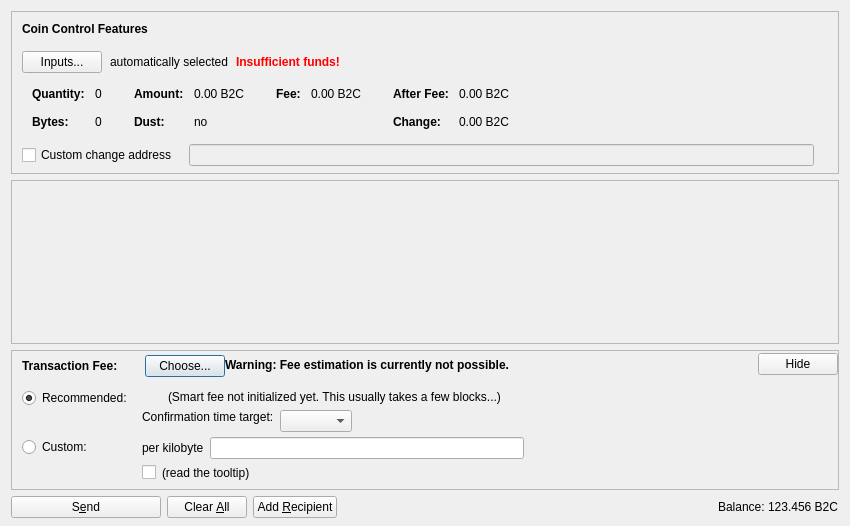
<?xml version="1.0" encoding="UTF-8"?>
<ui version="4.0">
 <class>SendCoinsDialog</class>
 <widget class="QDialog" name="SendCoinsDialog">
  <property name="geometry">
   <rect>
    <x>0</x>
    <y>0</y>
    <width>850</width>
    <height>526</height>
   </rect>
  </property>
  <property name="windowTitle">
   <string>Send Coins</string>
  </property>
  <layout class="QVBoxLayout" name="verticalLayout" stretch="0,1,0,0">
   <property name="bottomMargin">
    <number>8</number>
   </property>
   <item>
    <widget class="QFrame" name="frameCoinControl">
     <property name="sizePolicy">
      <sizepolicy hsizetype="Expanding" vsizetype="Expanding">
       <horstretch>0</horstretch>
       <verstretch>0</verstretch>
      </sizepolicy>
     </property>
     <property name="maximumSize">
      <size>
       <width>16777215</width>
       <height>16777215</height>
      </size>
     </property>
     <property name="frameShape">
      <enum>QFrame::StyledPanel</enum>
     </property>
     <property name="frameShadow">
      <enum>QFrame::Sunken</enum>
     </property>
     <layout class="QVBoxLayout" name="verticalLayoutCoinControl2">
      <property name="spacing">
       <number>0</number>
      </property>
      <property name="leftMargin">
       <number>0</number>
      </property>
      <property name="topMargin">
       <number>0</number>
      </property>
      <property name="rightMargin">
       <number>0</number>
      </property>
      <property name="bottomMargin">
       <number>6</number>
      </property>
      <item>
       <layout class="QVBoxLayout" name="verticalLayoutCoinControl" stretch="0,0,0,0,1">
        <property name="spacing">
         <number>0</number>
        </property>
        <property name="leftMargin">
         <number>10</number>
        </property>
        <property name="topMargin">
         <number>10</number>
        </property>
        <item>
         <layout class="QHBoxLayout" name="horizontalLayoutCoinControl1">
          <property name="bottomMargin">
           <number>15</number>
          </property>
          <item>
           <widget class="QLabel" name="labelCoinControlFeatures">
            <property name="sizePolicy">
             <sizepolicy hsizetype="Preferred" vsizetype="Maximum">
              <horstretch>0</horstretch>
              <verstretch>0</verstretch>
             </sizepolicy>
            </property>
            <property name="font">
             <font>
              <weight>75</weight>
              <bold>true</bold>
             </font>
            </property>
            <property name="styleSheet">
             <string notr="true">font-weight:bold;</string>
            </property>
            <property name="text">
             <string>Coin Control Features</string>
            </property>
           </widget>
          </item>
         </layout>
        </item>
        <item>
         <layout class="QHBoxLayout" name="horizontalLayoutCoinControl2" stretch="0,0,0,0">
          <property name="spacing">
           <number>8</number>
          </property>
          <property name="bottomMargin">
           <number>10</number>
          </property>
          <item>
           <widget class="QPushButton" name="pushButtonCoinControl">
            <property name="styleSheet">
             <string notr="true"/>
            </property>
            <property name="text">
             <string>Inputs...</string>
            </property>
            <property name="autoDefault">
             <bool>false</bool>
            </property>
           </widget>
          </item>
          <item>
           <widget class="QLabel" name="labelCoinControlAutomaticallySelected">
            <property name="text">
             <string>automatically selected</string>
            </property>
            <property name="margin">
             <number>5</number>
            </property>
           </widget>
          </item>
          <item>
           <widget class="QLabel" name="labelCoinControlInsuffFunds">
            <property name="font">
             <font>
              <weight>75</weight>
              <bold>true</bold>
             </font>
            </property>
            <property name="styleSheet">
             <string notr="true">color:red;font-weight:bold;</string>
            </property>
            <property name="text">
             <string>Insufficient funds!</string>
            </property>
            <property name="margin">
             <number>5</number>
            </property>
           </widget>
          </item>
          <item>
           <spacer name="horizontalSpacerCoinControl">
            <property name="orientation">
             <enum>Qt::Horizontal</enum>
            </property>
            <property name="sizeHint" stdset="0">
             <size>
              <width>40</width>
              <height>1</height>
             </size>
            </property>
           </spacer>
          </item>
         </layout>
        </item>
        <item>
         <widget class="QWidget" name="widgetCoinControl" native="true">
          <property name="sizePolicy">
           <sizepolicy hsizetype="Preferred" vsizetype="Preferred">
            <horstretch>0</horstretch>
            <verstretch>0</verstretch>
           </sizepolicy>
          </property>
          <property name="minimumSize">
           <size>
            <width>0</width>
            <height>0</height>
           </size>
          </property>
          <property name="styleSheet">
           <string notr="true"/>
          </property>
          <layout class="QHBoxLayout" name="horizontalLayoutCoinControl5">
           <property name="leftMargin">
            <number>0</number>
           </property>
           <property name="topMargin">
            <number>0</number>
           </property>
           <property name="rightMargin">
            <number>0</number>
           </property>
           <property name="bottomMargin">
            <number>0</number>
           </property>
           <item>
            <layout class="QHBoxLayout" name="horizontalLayoutCoinControl3" stretch="0,0,0,1">
             <property name="spacing">
              <number>20</number>
             </property>
             <property name="topMargin">
              <number>0</number>
             </property>
             <property name="bottomMargin">
              <number>10</number>
             </property>
             <item>
              <layout class="QFormLayout" name="formLayoutCoinControl1">
               <property name="horizontalSpacing">
                <number>10</number>
               </property>
               <property name="verticalSpacing">
                <number>14</number>
               </property>
               <property name="leftMargin">
                <number>10</number>
               </property>
               <property name="topMargin">
                <number>4</number>
               </property>
               <property name="rightMargin">
                <number>6</number>
               </property>
               <item row="0" column="0">
                <widget class="QLabel" name="labelCoinControlQuantityText">
                 <property name="font">
                  <font>
                   <weight>75</weight>
                   <bold>true</bold>
                  </font>
                 </property>
                 <property name="text">
                  <string>Quantity:</string>
                 </property>
                 <property name="margin">
                  <number>0</number>
                 </property>
                </widget>
               </item>
               <item row="0" column="1">
                <widget class="QLabel" name="labelCoinControlQuantity">
                 <property name="cursor">
                  <cursorShape>IBeamCursor</cursorShape>
                 </property>
                 <property name="contextMenuPolicy">
                  <enum>Qt::ActionsContextMenu</enum>
                 </property>
                 <property name="text">
                  <string notr="true">0</string>
                 </property>
                 <property name="margin">
                  <number>0</number>
                 </property>
                 <property name="textInteractionFlags">
                  <set>Qt::LinksAccessibleByMouse|Qt::TextSelectableByKeyboard|Qt::TextSelectableByMouse</set>
                 </property>
                </widget>
               </item>
               <item row="1" column="0">
                <widget class="QLabel" name="labelCoinControlBytesText">
                 <property name="font">
                  <font>
                   <weight>75</weight>
                   <bold>true</bold>
                  </font>
                 </property>
                 <property name="text">
                  <string>Bytes:</string>
                 </property>
                </widget>
               </item>
               <item row="1" column="1">
                <widget class="QLabel" name="labelCoinControlBytes">
                 <property name="cursor">
                  <cursorShape>IBeamCursor</cursorShape>
                 </property>
                 <property name="contextMenuPolicy">
                  <enum>Qt::ActionsContextMenu</enum>
                 </property>
                 <property name="text">
                  <string notr="true">0</string>
                 </property>
                 <property name="textInteractionFlags">
                  <set>Qt::LinksAccessibleByMouse|Qt::TextSelectableByKeyboard|Qt::TextSelectableByMouse</set>
                 </property>
                </widget>
               </item>
              </layout>
             </item>
             <item>
              <layout class="QFormLayout" name="formLayoutCoinControl2">
               <property name="horizontalSpacing">
                <number>10</number>
               </property>
               <property name="verticalSpacing">
                <number>14</number>
               </property>
               <property name="leftMargin">
                <number>6</number>
               </property>
               <property name="topMargin">
                <number>4</number>
               </property>
               <property name="rightMargin">
                <number>6</number>
               </property>
               <item row="0" column="0">
                <widget class="QLabel" name="labelCoinControlAmountText">
                 <property name="font">
                  <font>
                   <weight>75</weight>
                   <bold>true</bold>
                  </font>
                 </property>
                 <property name="text">
                  <string>Amount:</string>
                 </property>
                 <property name="margin">
                  <number>0</number>
                 </property>
                </widget>
               </item>
               <item row="0" column="1">
                <widget class="QLabel" name="labelCoinControlAmount">
                 <property name="cursor">
                  <cursorShape>IBeamCursor</cursorShape>
                 </property>
                 <property name="contextMenuPolicy">
                  <enum>Qt::ActionsContextMenu</enum>
                 </property>
                 <property name="text">
                  <string notr="true">0.00 B2C</string>
                 </property>
                 <property name="textInteractionFlags">
                  <set>Qt::LinksAccessibleByMouse|Qt::TextSelectableByKeyboard|Qt::TextSelectableByMouse</set>
                 </property>
                </widget>
               </item>
               <item row="1" column="0">
                <widget class="QLabel" name="labelCoinControlLowOutputText">
                 <property name="font">
                  <font>
                   <weight>75</weight>
                   <bold>true</bold>
                  </font>
                 </property>
                 <property name="text">
                  <string>Dust:</string>
                 </property>
                </widget>
               </item>
               <item row="1" column="1">
                <widget class="QLabel" name="labelCoinControlLowOutput">
                 <property name="cursor">
                  <cursorShape>IBeamCursor</cursorShape>
                 </property>
                 <property name="contextMenuPolicy">
                  <enum>Qt::ActionsContextMenu</enum>
                 </property>
                 <property name="text">
                  <string notr="true">no</string>
                 </property>
                 <property name="textInteractionFlags">
                  <set>Qt::LinksAccessibleByMouse|Qt::TextSelectableByKeyboard|Qt::TextSelectableByMouse</set>
                 </property>
                </widget>
               </item>
              </layout>
             </item>
             <item>
              <layout class="QFormLayout" name="formLayoutCoinControl3">
               <property name="horizontalSpacing">
                <number>10</number>
               </property>
               <property name="verticalSpacing">
                <number>14</number>
               </property>
               <property name="leftMargin">
                <number>6</number>
               </property>
               <property name="topMargin">
                <number>4</number>
               </property>
               <property name="rightMargin">
                <number>6</number>
               </property>
               <item row="0" column="0">
                <widget class="QLabel" name="labelCoinControlFeeText">
                 <property name="font">
                  <font>
                   <weight>75</weight>
                   <bold>true</bold>
                  </font>
                 </property>
                 <property name="text">
                  <string>Fee:</string>
                 </property>
                 <property name="margin">
                  <number>0</number>
                 </property>
                </widget>
               </item>
               <item row="0" column="1">
                <widget class="QLabel" name="labelCoinControlFee">
                 <property name="cursor">
                  <cursorShape>IBeamCursor</cursorShape>
                 </property>
                 <property name="contextMenuPolicy">
                  <enum>Qt::ActionsContextMenu</enum>
                 </property>
                 <property name="text">
                  <string notr="true">0.00 B2C</string>
                 </property>
                 <property name="textInteractionFlags">
                  <set>Qt::LinksAccessibleByMouse|Qt::TextSelectableByKeyboard|Qt::TextSelectableByMouse</set>
                 </property>
                </widget>
               </item>
              </layout>
             </item>
             <item>
              <layout class="QFormLayout" name="formLayoutCoinControl4">
               <property name="horizontalSpacing">
                <number>10</number>
               </property>
               <property name="verticalSpacing">
                <number>14</number>
               </property>
               <property name="leftMargin">
                <number>6</number>
               </property>
               <property name="topMargin">
                <number>4</number>
               </property>
               <property name="rightMargin">
                <number>6</number>
               </property>
               <item row="0" column="0">
                <widget class="QLabel" name="labelCoinControlAfterFeeText">
                 <property name="font">
                  <font>
                   <weight>75</weight>
                   <bold>true</bold>
                  </font>
                 </property>
                 <property name="text">
                  <string>After Fee:</string>
                 </property>
                 <property name="margin">
                  <number>0</number>
                 </property>
                </widget>
               </item>
               <item row="0" column="1">
                <widget class="QLabel" name="labelCoinControlAfterFee">
                 <property name="cursor">
                  <cursorShape>IBeamCursor</cursorShape>
                 </property>
                 <property name="contextMenuPolicy">
                  <enum>Qt::ActionsContextMenu</enum>
                 </property>
                 <property name="text">
                  <string notr="true">0.00 B2C</string>
                 </property>
                 <property name="textInteractionFlags">
                  <set>Qt::LinksAccessibleByMouse|Qt::TextSelectableByKeyboard|Qt::TextSelectableByMouse</set>
                 </property>
                </widget>
               </item>
               <item row="1" column="0">
                <widget class="QLabel" name="labelCoinControlChangeText">
                 <property name="font">
                  <font>
                   <weight>75</weight>
                   <bold>true</bold>
                  </font>
                 </property>
                 <property name="text">
                  <string>Change:</string>
                 </property>
                </widget>
               </item>
               <item row="1" column="1">
                <widget class="QLabel" name="labelCoinControlChange">
                 <property name="cursor">
                  <cursorShape>IBeamCursor</cursorShape>
                 </property>
                 <property name="contextMenuPolicy">
                  <enum>Qt::ActionsContextMenu</enum>
                 </property>
                 <property name="text">
                  <string notr="true">0.00 B2C</string>
                 </property>
                 <property name="textInteractionFlags">
                  <set>Qt::LinksAccessibleByMouse|Qt::TextSelectableByKeyboard|Qt::TextSelectableByMouse</set>
                 </property>
                </widget>
               </item>
              </layout>
             </item>
            </layout>
           </item>
          </layout>
         </widget>
        </item>
        <item>
         <layout class="QHBoxLayout" name="horizontalLayoutCoinControl4" stretch="0,0,0">
          <property name="spacing">
           <number>12</number>
          </property>
          <property name="sizeConstraint">
           <enum>QLayout::SetDefaultConstraint</enum>
          </property>
          <property name="topMargin">
           <number>5</number>
          </property>
          <property name="rightMargin">
           <number>5</number>
          </property>
          <item>
           <widget class="QCheckBox" name="checkBoxCoinControlChange">
            <property name="toolTip">
             <string>If this is activated, but the change address is empty or invalid, change will be sent to a newly generated address.</string>
            </property>
            <property name="text">
             <string>Custom change address</string>
            </property>
           </widget>
          </item>
          <item>
           <widget class="QValidatedLineEdit" name="lineEditCoinControlChange">
            <property name="enabled">
             <bool>false</bool>
            </property>
            <property name="sizePolicy">
             <sizepolicy hsizetype="Expanding" vsizetype="Fixed">
              <horstretch>0</horstretch>
              <verstretch>0</verstretch>
             </sizepolicy>
            </property>
           </widget>
          </item>
          <item>
           <widget class="QLabel" name="labelCoinControlChangeLabel">
            <property name="sizePolicy">
             <sizepolicy hsizetype="Preferred" vsizetype="Expanding">
              <horstretch>0</horstretch>
              <verstretch>0</verstretch>
             </sizepolicy>
            </property>
            <property name="minimumSize">
             <size>
              <width>0</width>
              <height>0</height>
             </size>
            </property>
            <property name="text">
             <string/>
            </property>
            <property name="margin">
             <number>3</number>
            </property>
           </widget>
          </item>
         </layout>
        </item>
        <item>
         <spacer name="verticalSpacerCoinControl">
          <property name="orientation">
           <enum>Qt::Vertical</enum>
          </property>
          <property name="sizeHint" stdset="0">
           <size>
            <width>800</width>
            <height>1</height>
           </size>
          </property>
         </spacer>
        </item>
       </layout>
      </item>
     </layout>
    </widget>
   </item>
   <item>
    <widget class="QScrollArea" name="scrollArea">
     <property name="widgetResizable">
      <bool>true</bool>
     </property>
     <widget class="QWidget" name="scrollAreaWidgetContents">
      <property name="geometry">
       <rect>
        <x>0</x>
        <y>0</y>
        <width>830</width>
        <height>104</height>
       </rect>
      </property>
      <layout class="QVBoxLayout" name="verticalLayout_2" stretch="0,1">
       <property name="leftMargin">
        <number>0</number>
       </property>
       <property name="topMargin">
        <number>0</number>
       </property>
       <property name="rightMargin">
        <number>0</number>
       </property>
       <property name="bottomMargin">
        <number>0</number>
       </property>
       <item>
        <layout class="QVBoxLayout" name="entries">
         <property name="spacing">
          <number>6</number>
         </property>
        </layout>
       </item>
       <item>
        <spacer name="verticalSpacer">
         <property name="orientation">
          <enum>Qt::Vertical</enum>
         </property>
         <property name="sizeHint" stdset="0">
          <size>
           <width>20</width>
           <height>40</height>
          </size>
         </property>
        </spacer>
       </item>
      </layout>
     </widget>
    </widget>
   </item>
   <item>
    <widget class="QFrame" name="frameFee">
     <property name="sizePolicy">
      <sizepolicy hsizetype="Expanding" vsizetype="Expanding">
       <horstretch>0</horstretch>
       <verstretch>0</verstretch>
      </sizepolicy>
     </property>
     <property name="maximumSize">
      <size>
       <width>16777215</width>
       <height>16777215</height>
      </size>
     </property>
     <property name="frameShape">
      <enum>QFrame::StyledPanel</enum>
     </property>
     <property name="frameShadow">
      <enum>QFrame::Sunken</enum>
     </property>
     <layout class="QVBoxLayout" name="verticalLayoutFee1">
      <property name="spacing">
       <number>0</number>
      </property>
      <property name="leftMargin">
       <number>0</number>
      </property>
      <property name="topMargin">
       <number>0</number>
      </property>
      <property name="rightMargin">
       <number>0</number>
      </property>
      <property name="bottomMargin">
       <number>0</number>
      </property>
      <item>
       <layout class="QVBoxLayout" name="verticalLayoutFee2" stretch="0,0,0">
        <property name="spacing">
         <number>0</number>
        </property>
        <property name="leftMargin">
         <number>10</number>
        </property>
        <property name="topMargin">
         <number>0</number>
        </property>
        <item>
         <layout class="QHBoxLayout" name="horizontalLayoutFee1">
          <property name="bottomMargin">
           <number>0</number>
          </property>
          <item>
           <layout class="QVBoxLayout" name="verticalLayoutFee7">
            <property name="spacing">
             <number>0</number>
            </property>
            <item>
             <spacer name="verticalSpacerSmartFee">
              <property name="orientation">
               <enum>Qt::Vertical</enum>
              </property>
              <property name="sizeType">
               <enum>QSizePolicy::Fixed</enum>
              </property>
              <property name="sizeHint" stdset="0">
               <size>
                <width>1</width>
                <height>4</height>
               </size>
              </property>
             </spacer>
            </item>
            <item>
             <layout class="QHBoxLayout" name="horizontalLayoutSmartFee">
              <property name="spacing">
               <number>10</number>
              </property>
              <item>
               <widget class="QLabel" name="labelFeeHeadline">
                <property name="sizePolicy">
                 <sizepolicy hsizetype="Preferred" vsizetype="Maximum">
                  <horstretch>0</horstretch>
                  <verstretch>0</verstretch>
                 </sizepolicy>
                </property>
                <property name="font">
                 <font>
                  <weight>75</weight>
                  <bold>true</bold>
                 </font>
                </property>
                <property name="styleSheet">
                 <string notr="true">font-weight:bold;</string>
                </property>
                <property name="text">
                 <string>Transaction Fee:</string>
                </property>
               </widget>
              </item>
              <item>
               <widget class="QLabel" name="labelFeeMinimized">
                <property name="text">
                 <string/>
                </property>
               </widget>
              </item>
              <item>
               <widget class="QPushButton" name="buttonChooseFee">
                <property name="text">
                 <string>Choose...</string>
                </property>
               </widget>
              </item>
             </layout>
            </item>
            <item>
             <spacer name="verticalSpacer_5">
              <property name="orientation">
               <enum>Qt::Vertical</enum>
              </property>
              <property name="sizeHint" stdset="0">
               <size>
                <width>1</width>
                <height>1</height>
               </size>
              </property>
             </spacer>
            </item>
           </layout>
          </item>
          <item>
           <widget class="QLabel" name="fallbackFeeWarningLabel">
            <property name="toolTip">
             <string>Using the fallbackfee can result in sending a transaction that will take several hours or days (or never) to confirm. Consider choosing your fee manually or wait until you have validated the complete chain.</string>
            </property>
            <property name="font">
            <font>
                <weight>75</weight>
                <bold>true</bold>
            </font>
            </property>
            <property name="text">
             <string>Warning: Fee estimation is currently not possible.</string>
            </property>
            <property name="wordWrap">
             <bool>false</bool>
            </property>
           </widget>
          </item>
          <item>
           <spacer name="horizontalSpacer_4">
            <property name="orientation">
             <enum>Qt::Horizontal</enum>
            </property>
            <property name="sizeType">
             <enum>QSizePolicy::MinimumExpanding</enum>
            </property>
            <property name="sizeHint" stdset="0">
             <size>
              <width>40</width>
              <height>20</height>
             </size>
            </property>
           </spacer>
          </item>
          <item>
           <widget class="QPushButton" name="buttonMinimizeFee">
            <property name="toolTip">
             <string>collapse fee-settings</string>
            </property>
            <property name="text">
             <string>Hide</string>
            </property>
           </widget>
          </item>
         </layout>
        </item>
        <item>
         <widget class="QFrame" name="frameFeeSelection">
          <layout class="QVBoxLayout" name="verticalLayoutFee12">
           <property name="spacing">
            <number>0</number>
           </property>
           <property name="leftMargin">
            <number>0</number>
           </property>
           <property name="topMargin">
            <number>0</number>
           </property>
           <property name="rightMargin">
            <number>0</number>
           </property>
           <property name="bottomMargin">
            <number>0</number>
           </property>
           <item>
            <layout class="QGridLayout" name="gridLayoutFee">
             <property name="topMargin">
              <number>10</number>
             </property>
             <property name="bottomMargin">
              <number>4</number>
             </property>
             <property name="horizontalSpacing">
              <number>10</number>
             </property>
             <property name="verticalSpacing">
              <number>4</number>
             </property>
             <item row="1" column="1">
              <layout class="QVBoxLayout" name="verticalLayoutFee8">
               <property name="spacing">
                <number>6</number>
               </property>
               <item>
                <layout class="QHBoxLayout" name="horizontalLayoutFee13">
                 <item>
                  <widget class="QLabel" name="labelCustomPerKilobyte">
                   <property name="toolTip">
                    <string>If the custom fee is set to 1000 satoshis and the transaction is only 250 bytes, then &quot;per kilobyte&quot; only pays 250 satoshis in fee, while &quot;total at least&quot; pays 1000 satoshis. For transactions bigger than a kilobyte both pay by kilobyte.</string>
                   </property>
                   <property name="text">
                    <string>per kilobyte</string>
                   </property>
                  </widget>
                 </item>
                 <item>
                  <widget class="BitcoinAmountField" name="customFee"/>
                 </item>
                 <item>
                  <spacer name="horizontalSpacer_6">
                   <property name="orientation">
                    <enum>Qt::Horizontal</enum>
                   </property>
                   <property name="sizeHint" stdset="0">
                    <size>
                     <width>1</width>
                     <height>1</height>
                    </size>
                   </property>
                  </spacer>
                 </item>
                </layout>
               </item>
               <item>
                <layout class="QHBoxLayout" name="horizontalLayoutFee8">
                 <item>
                  <widget class="QCheckBox" name="checkBoxMinimumFee">
                   <property name="toolTip">
                    <string>Paying only the minimum fee is just fine as long as there is less transaction volume than space in the blocks. But be aware that this can end up in a never confirming transaction once there is more demand for b2ccoin transactions than the network can process.</string>
                   </property>
                   <property name="text">
                    <string/>
                   </property>
                  </widget>
                 </item>
                 <item>
                  <widget class="QLabel" name="labelMinFeeWarning">
                   <property name="enabled">
                    <bool>true</bool>
                   </property>
                   <property name="toolTip">
                    <string>Paying only the minimum fee is just fine as long as there is less transaction volume than space in the blocks. But be aware that this can end up in a never confirming transaction once there is more demand for b2ccoin transactions than the network can process.</string>
                   </property>
                   <property name="text">
                    <string>(read the tooltip)</string>
                   </property>
                   <property name="margin">
                    <number>5</number>
                   </property>
                  </widget>
                 </item>
                 <item>
                  <spacer name="horizontalSpacer_2">
                   <property name="orientation">
                    <enum>Qt::Horizontal</enum>
                   </property>
                   <property name="sizeHint" stdset="0">
                    <size>
                     <width>1</width>
                     <height>1</height>
                    </size>
                   </property>
                  </spacer>
                 </item>
                </layout>
               </item>
              </layout>
             </item>
             <item row="0" column="0">
              <layout class="QVBoxLayout" name="verticalLayoutFee4" stretch="0,1">
               <item>
                <widget class="QRadioButton" name="radioSmartFee">
                 <property name="text">
                  <string>Recommended:</string>
                 </property>
                 <property name="checked">
                  <bool>true</bool>
                 </property>
                 <attribute name="buttonGroup">
                  <string notr="true">groupFee</string>
                 </attribute>
                </widget>
               </item>
               <item>
                <spacer name="verticalSpacer_2">
                 <property name="orientation">
                  <enum>Qt::Vertical</enum>
                 </property>
                 <property name="sizeHint" stdset="0">
                  <size>
                   <width>1</width>
                   <height>1</height>
                  </size>
                 </property>
                </spacer>
               </item>
              </layout>
             </item>
             <item row="1" column="0">
              <layout class="QVBoxLayout" name="verticalLayoutFee9" stretch="0,1">
               <item>
                <widget class="QRadioButton" name="radioCustomFee">
                 <property name="text">
                  <string>Custom:</string>
                 </property>
                 <attribute name="buttonGroup">
                  <string notr="true">groupFee</string>
                 </attribute>
                </widget>
               </item>
               <item>
                <spacer name="verticalSpacer_6">
                 <property name="orientation">
                  <enum>Qt::Vertical</enum>
                 </property>
                 <property name="sizeHint" stdset="0">
                  <size>
                   <width>1</width>
                   <height>1</height>
                  </size>
                 </property>
                </spacer>
               </item>
              </layout>
             </item>
             <item row="0" column="1">
              <layout class="QVBoxLayout" name="verticalLayoutFee3" stretch="0,0,1">
               <property name="spacing">
                <number>6</number>
               </property>
               <property name="topMargin">
                <number>2</number>
               </property>
               <item>
                <layout class="QHBoxLayout" name="horizontalLayoutFee12">
                 <item>
                  <widget class="QLabel" name="labelSmartFee">
                   <property name="text">
                    <string/>
                   </property>
                   <property name="margin">
                    <number>2</number>
                   </property>
                  </widget>
                 </item>
                 <item>
                  <widget class="QLabel" name="labelFeeEstimation">
                   <property name="text">
                    <string/>
                   </property>
                  </widget>
                 </item>
                 <item>
                  <widget class="QLabel" name="labelSmartFee2">
                   <property name="text">
                    <string>(Smart fee not initialized yet. This usually takes a few blocks...)</string>
                   </property>
                   <property name="margin">
                    <number>2</number>
                   </property>
                  </widget>
                 </item>
                 <item>
                  <spacer name="horizontalSpacer_5">
                   <property name="orientation">
                    <enum>Qt::Horizontal</enum>
                   </property>
                   <property name="sizeHint" stdset="0">
                    <size>
                     <width>1</width>
                     <height>1</height>
                    </size>
                   </property>
                  </spacer>
                 </item>
                </layout>
               </item>
               <item>
                <layout class="QHBoxLayout" name="horizontalLayoutFee9">
                 <item>
                  <layout class="QVBoxLayout" name="verticalLayoutFee6">
                   <item>
                    <widget class="QLabel" name="labelSmartFee3">
                     <property name="text">
                      <string>Confirmation time target:</string>
                     </property>
                     <property name="margin">
                      <number>2</number>
                     </property>
                    </widget>
                   </item>
                   <item>
                    <spacer name="verticalSpacer_3">
                     <property name="orientation">
                      <enum>Qt::Vertical</enum>
                     </property>
                     <property name="sizeHint" stdset="0">
                      <size>
                       <width>1</width>
                       <height>1</height>
                      </size>
                     </property>
                    </spacer>
                   </item>
                  </layout>
                 </item>
                 <item>
                  <layout class="QVBoxLayout" name="verticalLayoutFee5">
                   <property name="rightMargin">
                    <number>30</number>
                   </property>
                   <item>
                    <layout class="QHBoxLayout" name="horizontalLayoutConfTarget">
                     <property name="bottomMargin">
                      <number>0</number>
                     </property>
                     <item>
                      <widget class="QComboBox" name="confTargetSelector"/>
                     </item>
                     <item>
                      <spacer name="horizontalSpacerConfTarget">
                       <property name="orientation">
                        <enum>Qt::Horizontal</enum>
                       </property>
                       <property name="sizeHint" stdset="0">
                        <size>
                         <width>40</width>
                         <height>20</height>
                        </size>
                       </property>
                      </spacer>
                     </item>
                    </layout>
                   </item>
                  </layout>
                 </item>
                </layout>
               </item>
               <item>
                <spacer name="verticalSpacer_4">
                 <property name="orientation">
                  <enum>Qt::Vertical</enum>
                 </property>
                 <property name="sizeHint" stdset="0">
                  <size>
                   <width>1</width>
                   <height>1</height>
                  </size>
                 </property>
                </spacer>
               </item>
              </layout>
             </item>
            </layout>
           </item>
          </layout>
         </widget>
        </item>
        <item>
         <spacer name="verticalSpacerFee">
          <property name="orientation">
           <enum>Qt::Vertical</enum>
          </property>
          <property name="sizeHint" stdset="0">
           <size>
            <width>40</width>
            <height>5</height>
           </size>
          </property>
         </spacer>
        </item>
       </layout>
      </item>
     </layout>
    </widget>
   </item>
   <item>
    <layout class="QHBoxLayout" name="horizontalLayout">
     <item>
      <widget class="QPushButton" name="sendButton">
       <property name="minimumSize">
        <size>
         <width>150</width>
         <height>0</height>
        </size>
       </property>
       <property name="toolTip">
        <string>Confirm the send action</string>
       </property>
       <property name="text">
        <string>S&amp;end</string>
       </property>
       <property name="icon">
        <iconset resource="../bitcoin.qrc">
         <normaloff>:/icons/send</normaloff>:/icons/send</iconset>
       </property>
       <property name="autoDefault">
        <bool>false</bool>
       </property>
       <property name="default">
        <bool>false</bool>
       </property>
      </widget>
     </item>
     <item>
      <widget class="QPushButton" name="clearButton">
       <property name="sizePolicy">
        <sizepolicy hsizetype="Minimum" vsizetype="Fixed">
         <horstretch>0</horstretch>
         <verstretch>0</verstretch>
        </sizepolicy>
       </property>
       <property name="toolTip">
        <string>Clear all fields of the form.</string>
       </property>
       <property name="text">
        <string>Clear &amp;All</string>
       </property>
       <property name="icon">
        <iconset resource="../bitcoin.qrc">
         <normaloff>:/icons/remove</normaloff>:/icons/remove</iconset>
       </property>
       <property name="autoDefault">
        <bool>false</bool>
       </property>
      </widget>
     </item>
     <item>
      <widget class="QPushButton" name="addButton">
       <property name="toolTip">
        <string>Send to multiple recipients at once</string>
       </property>
       <property name="text">
        <string>Add &amp;Recipient</string>
       </property>
       <property name="icon">
        <iconset resource="../bitcoin.qrc">
         <normaloff>:/icons/add</normaloff>:/icons/add</iconset>
       </property>
       <property name="autoDefault">
        <bool>false</bool>
       </property>
      </widget>
     </item>
     <item>
      <spacer name="horizontalSpacer">
       <property name="orientation">
        <enum>Qt::Horizontal</enum>
       </property>
       <property name="sizeHint" stdset="0">
        <size>
         <width>40</width>
         <height>20</height>
        </size>
       </property>
      </spacer>
     </item>
     <item>
      <layout class="QHBoxLayout" name="horizontalLayout_2">
       <property name="spacing">
        <number>3</number>
       </property>
       <item>
        <widget class="QLabel" name="label">
         <property name="sizePolicy">
          <sizepolicy hsizetype="Preferred" vsizetype="Fixed">
           <horstretch>0</horstretch>
           <verstretch>0</verstretch>
          </sizepolicy>
         </property>
         <property name="text">
          <string>Balance:</string>
         </property>
        </widget>
       </item>
       <item>
        <widget class="QLabel" name="labelBalance">
         <property name="sizePolicy">
          <sizepolicy hsizetype="Preferred" vsizetype="Fixed">
           <horstretch>0</horstretch>
           <verstretch>0</verstretch>
          </sizepolicy>
         </property>
         <property name="cursor">
          <cursorShape>IBeamCursor</cursorShape>
         </property>
         <property name="text">
          <string notr="true">123.456 B2C</string>
         </property>
         <property name="textInteractionFlags">
          <set>Qt::LinksAccessibleByMouse|Qt::TextSelectableByKeyboard|Qt::TextSelectableByMouse</set>
         </property>
        </widget>
       </item>
      </layout>
     </item>
    </layout>
   </item>
  </layout>
 </widget>
 <customwidgets>
  <customwidget>
   <class>QValidatedLineEdit</class>
   <extends>QLineEdit</extends>
   <header>qt/qvalidatedlineedit.h</header>
  </customwidget>
  <customwidget>
   <class>BitcoinAmountField</class>
   <extends>QLineEdit</extends>
   <header>qt/bitcoinamountfield.h</header>
   <container>1</container>
  </customwidget>
 </customwidgets>
 <resources>
  <include location="../bitcoin.qrc"/>
 </resources>
 <connections/>
 <buttongroups>
  <buttongroup name="groupFee"/>
 </buttongroups>
</ui>
